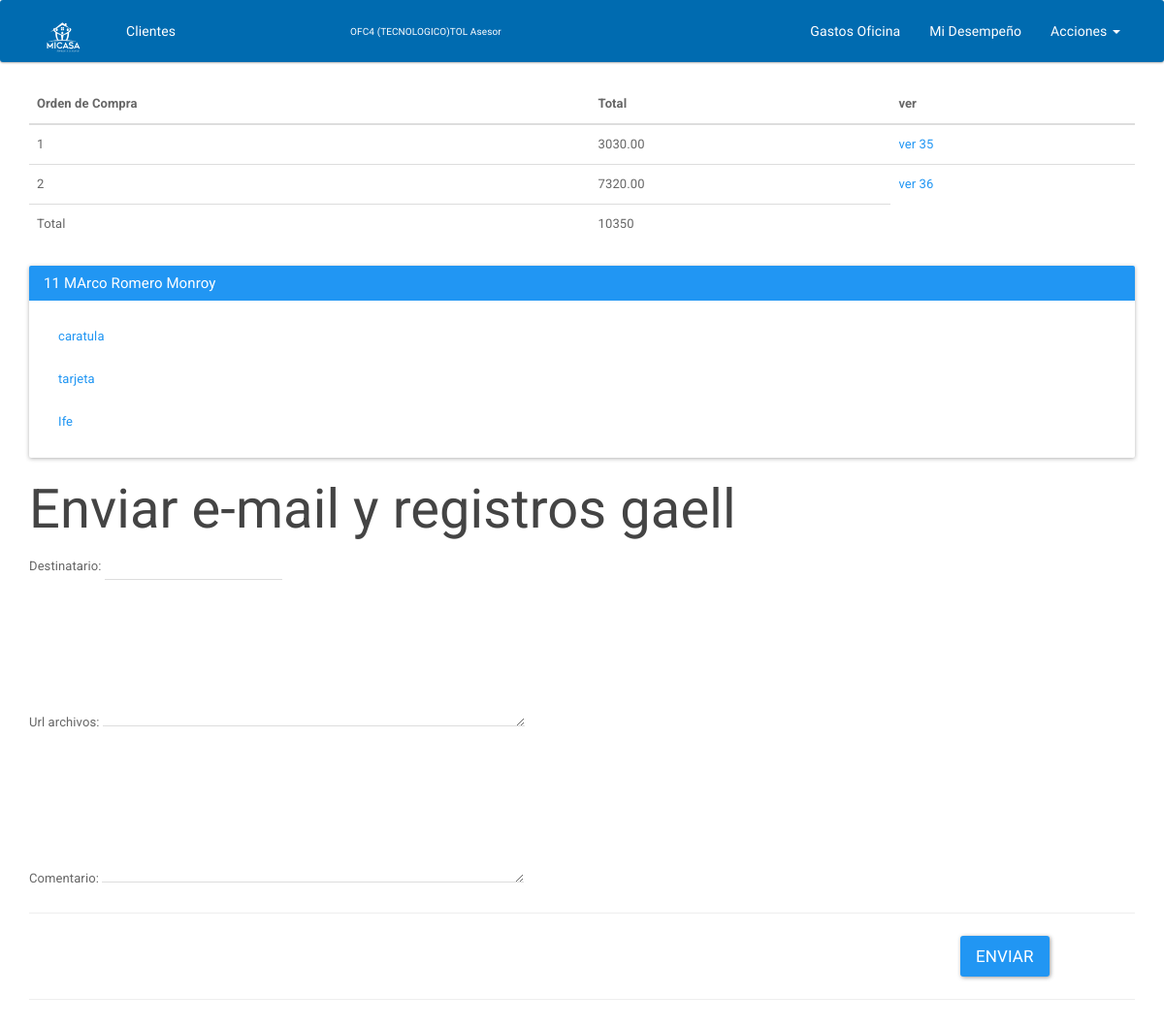
The app's page /7 (signed in) with its own data.
### usuarios/models.py (models this page shows, shortened)
class Datos(models.Model):
    usuario = models.ForeignKey(User)
    tipo = models.CharField(max_length=2, choices=PERSONAL_CHOICES)
    porcentaje_ganancia = models.CharField(max_length=1, choices=PORCENTAJE_GANANCIA_CHOICES)
    sucursal = models.ForeignKey(Sucursal, blank=True, null=True)
    claveinterb = models.CharField('Clave Interbancaria',max_length =18)
    num_de_cuenta = models.CharField(max_length=16)
    banco = models.CharField(max_length=50)

class Sucursal(models.Model):
    nombre = models.CharField(max_length=50)
    direccion = models.CharField(max_length=50)
    estado = models.CharField(max_length=50)
    telefono = models.SmallIntegerField()
    color = models.CharField(max_length=6, default='#2FCC71')
    class Meta:
        verbose_name_plural = 'Sucursales'
    def __str__(self):
        return self.nombre

### app/models.py (models this page shows, shortened)
class Order(models.Model):
    orden_compra = models.CharField('orden de compra',max_length=1,choices=ODC_CHOICES)
    order_date = models.DateTimeField(auto_now_add=True, verbose_name='date')
    total_amount = models.DecimalField(max_digits=10, decimal_places=2)
    user = models.ForeignKey(PrimerRegistro)
    operador = models.ForeignKey(User)

class SegundoRegistro(models.Model):
    cliente = models.ForeignKey(PrimerRegistro)
    fecha = models.DateField(auto_now_add=True)
    ife = models.FileField(upload_to=guardar_ife, blank=True, null=True)
    caratula = models.FileField(upload_to=guardar_caratula, blank=True, null=True)
    tarjeta_de_mejoravit = models.FileField(upload_to=guardar_tarjeta, blank=True, null=True)
    credito = models.DecimalField('crédito', max_digits=7, decimal_places=2, blank=True, null=True)
    operador = models.ForeignKey(User, null=True, blank=True)
    class Meta:
        verbose_name_plural = 'Segundo Registro'
        verbose_name = 'Segundo Registro'

class PrimerRegistro(models.Model):
    nombre = models.CharField(max_length=55)
    apellidos = models.CharField(max_length=80)
    calle = models.CharField(max_length=80, null=True)
    numero = models.CharField(max_length=20, null=True)
    colonia_fraccionamiento = models.CharField('Colonia o Fraccionamiento',max_length=200, null=True)
    municipio_delegacion = models.CharField('Municio o Deledación', max_length=200, null=True)
    endidad = models.CharField(max_length=50, null=True)
    cp = models.CharField(max_length=20, null=True)
    nss = models.CharField( 'nss', max_length=11, null=True)
    telefono = models.PositiveIntegerField('teléfono', )
    empresa = models.CharField(max_length=254)
    registro_patronal = models.CharField(max_length=15)
    comision = models.DecimalField('comisión', max_digits=7, decimal_places=2)
    fecha = models.DateTimeField(auto_now_add=True, null=True)
    email = models.EmailField()
    numero_de_cuenta = models.CharField('número de cuenta', max_length=16)
    banco = models.CharField(max_length=15)
    operador = models.ForeignKey(User, null=True, blank=True)
    class Meta:
        verbose_name_plural = 'Primer Registro'

### app/views.py (the view)
# urls.py: url(r'^(?P<cliente_id>\d+)$', views.enviar_email, name='enviar_email'),
def enviar_email(request, cliente_id=None):
    posta = Order.objects.filter(user=cliente_id).aggregate(Sum('total_amount'))
    post = Order.objects.filter(user=cliente_id)
    primerr = PrimerRegistro.objects.get(id = cliente_id)
    segundorr = SegundoRegistro.objects.get(cliente__id = cliente_id)
    operadort = request.user
    datos = Datos.objects.get(usuario = operadort)
    sent = False
    if request.method == 'POST':
        form = EmailOdcsForm(request.POST)
        if form.is_valid():
            enviaryael(request,cliente_id)
            cd = form.cleaned_data
            allorder = [(p.total_amount) for p in Order.objects.filter(user=cliente_id)]
            if len(allorder) == 3:
                subject = 'Mi Casita ordenes de compra + ife + caratula + tarjeta mejoravit '
                message = 'Cliente Listo \n\n\'s  datos Orden 1:{}\n\n Orden 2:{}\n\n Orden 3: {}\n\n Total:{} \n\n url archivos: {} \n\n comentario: {} '.format(allorder[0], allorder[1], allorder[2], posta['total_amount__sum'],cd['url_archivos'], cd['comments'],)
                send_mail(subject, message, 'soldiddfouns@gmail.com', [cd['to']])
                sent = True
                redirect('clientes')
            elif len(allorder) == 2:
                subject = 'Mi Casita ordenes de compra + ife + caratula + tarjeta mejoravit'
                message = 'Cliente Listo \n\n\'s  datos Orden 1:{}\n\n Orden 2:{}\n\n  Total:{} \n\n url archivos: {} \n\n comentario: {}  '.format(allorder[0], allorder[1], posta['total_amount__sum'], cd['url_archivos'], cd['comments'], )
                send_mail(subject, message, 'soldiddfouns@gmail.com', [cd['to']])
                sent = True
                redirect('clientes')
            elif len(allorder) == 1:
                subject = 'Mi Casita ordenes de compra + ife + caratula + tarjeta mejoravit'
                message = 'Cliente Listo \n\n\'s  datos Orden 1:{}\n\n Total:{} \n\n url archivos: {} \n\n comentario: {}  '.format(allorder[0], posta['total_amount__sum'], cd['url_archivos'], cd['comments'], )
                send_mail(subject, message, 'soldiddfouns@gmail.com', [cd['to']])
                sent = True
                redirect('clientes')
        else:
            return redirect('clientes')
    else:
        form = EmailOdcsForm()
    return render(request, 'enviar.html', {'post': post,
                                           'posta': posta,
                                           'form': form,
                                           'sent': sent,
                                           'segundorr': segundorr,
                                           'datos':datos,
                                           })

### app/forms.py
class EmailOdcsForm(forms.Form):
    to = forms.EmailField(label='Destinatario')
    comments = forms.CharField(label='Comentario',required=False, widget=forms.Textarea(attrs={'rows':'5', 'cols':'50'}))
    url_archivos = forms.URLField(widget=forms.Textarea(attrs={'rows':'5', 'cols':'50'}))

### app/templates/enviar.html (shortened to what this page needs)
{% extends 'base/base-asistente.html' %}
{% block sucursal %}
    {{ datos.sucursal }}
    {{ datos.get_tipo_display }}
{% endblock %}
{% block contenido %}
    <table class="table">
         <thead>
          <tr>
             <th>Orden de Compra</th>
             <th>Total</th>
              <th>ver</th>
          </tr>
         </thead>
         <tbody>
         {% for foo in post %}
            <tr>
                <td>{{ foo.orden_compra }}</td>
                <td>{{ foo.total_amount }}</td>
            <td><a href="{% url 'odc1' foo.id %}">ver {{foo.id}}</a></td>
            </tr>
         {% endfor %}
         </tbody>
         <tfoot>
          <tr>
             <td>Total</td>
             <td> {{ posta.total_amount__sum }}</td>
          </tr>
         </tfoot>
    </table>
    <div class="panel panel-primary">
      <div class="panel-heading">
        <h3 class="panel-title">{{ segundorr.id }} {{ segundorr.cliente.nombre }} {{ segundorr.cliente.apellidos }}</h3>
      </div>
      <div class="panel-body">
          <td>
              <ul class="nav nav-pills">
                  <li role="presentation"><a href="{{ MEDIA_URL }}{{ segundorr.caratula.url }}"  target="_blank">caratula</a></li>
              </ul>
          </td>
          <td>
              <ul class="nav nav-pills">
                  <li role="presentation"><a href="{{ MEDIA_URL }}{{ segundorr.tarjeta_de_mejoravit.url }}"  target="_blank">tarjeta</a></li>
              </ul>
          </td>
          <td>
              <ul class="nav nav-pills">
                  <li role="presentation"><a href="{{ MEDIA_URL }}{{ segundorr.ife.url }}"  target="_blank">Ife</a></li>
              </ul>
          </td>
      </div>
    </div>
    {% if sent %}
        <h1>Email fue coorectamente enviado</h1>
        <p>"fue guardado" fue correctamente enviado por email.</p>
    {% else %}
        <h1>Enviar e-mail y registros gaell</h1>
        <form  method="post">
            <div>
                {{ form.to.label_tag }}
                {{ form.to }}
            </div>
            <div>
                {{ form.url_archivos.label_tag }}
                {{ form.url_archivos }}
            </div>
            <div>
                Comentario:
                {{ form.comments }}
            </div>
            <hr>
            <div class="row">
                <div class="col-md-10"></div>
                <div class="div-col-md-2">
                    <input type="submit" class="btn btn-primary btn-lg" value="Enviar">
                </div>
            </div>
        </form>
        <hr>
        <br>
    {% endif %}
{% endblock %}

### records on screen
Datos: sucursal "OFC4 (TECNOLOGICO)TOL", tipo "Asesor"
Order: orden_compra "1", total_amount "3030.00", id "35"
Order: orden_compra "2", total_amount "7320.00", id "36"
SegundoRegistro: id "11", cliente.nombre "MArco", cliente.apellidos "Romero Monroy"

### other values on screen
{{ posta.total_amount__sum }} "10350"
